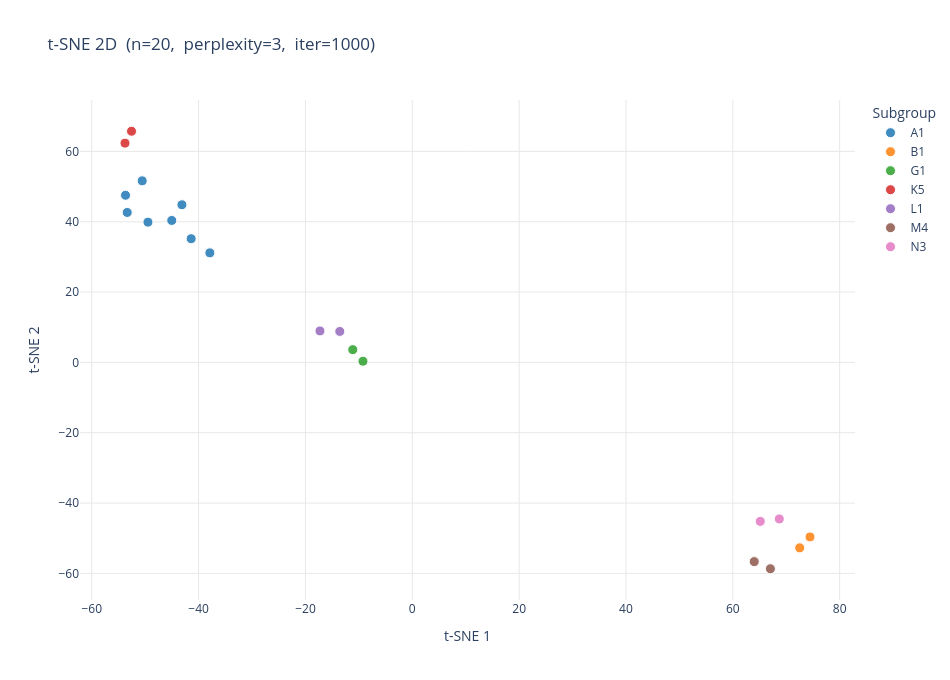

The code cell stored with this chart in its notebook:
### Code cell
plot_tsne(embeddings, result, output_path=None, dimensions=2)

### Figure 1 — Plotly figure (JSON) as saved in the notebook; plotly's stock layout.template omitted (floating-point values rounded to 4 significant figures)
{"data": [{"hovertemplate": "%{text}<extra>A1</extra>", "marker": {"color": "#1f77b4", "line": {"color": "white", "width": 1}, "opacity": 0.85, "size": 10}, "mode": "markers", "name": "A1", "text": ["images/A1/pai-SbcQ1Av0.png", "images/A1/pai-fMEceubf.png", "images/A1/pai-Ooz3Qfkt.png", "images/A1/pai-OtvXFt3d.png", "images/A1/pai-WIjTCT7r.png", "images/A1/pai-M2lh8fY1.png", "images/A1/pai-UEr840F9.png", "images/A1/pai-LsPNHYpV.png"], "type": "scatter", "x": [-43.12, -41.39, -49.49, -37.9, -53.68, -50.56, -53.37, -45.03], "y": [44.82, 35.18, 39.89, 31.15, 47.52, 51.63, 42.64, 40.37]}, {"hovertemplate": "%{text}<extra>B1</extra>", "marker": {"color": "#ff7f0e", "line": {"color": "white", "width": 1}, "opacity": 0.85, "size": 10}, "mode": "markers", "name": "B1", "text": ["images/B1/pai-V9Y63ieo.png", "images/B1/pai-5t8abaX0.png"], "type": "scatter", "x": [74.45, 72.52], "y": [-49.63, -52.73]}, {"hovertemplate": "%{text}<extra>G1</extra>", "marker": {"color": "#2ca02c", "line": {"color": "white", "width": 1}, "opacity": 0.85, "size": 10}, "mode": "markers", "name": "G1", "text": ["images/G1/pai-cY8ABgKO.png", "images/G1/pai-WoTydW6t.png"], "type": "scatter", "x": [-11.14, -9.232], "y": [3.626, 0.339]}, {"hovertemplate": "%{text}<extra>K5</extra>", "marker": {"color": "#d62728", "line": {"color": "white", "width": 1}, "opacity": 0.85, "size": 10}, "mode": "markers", "name": "K5", "text": ["images/K5/pai-fuOSVtsV.png", "images/K5/pai-Y0nOpRXA.png"], "type": "scatter", "x": [-52.56, -53.78], "y": [65.73, 62.35]}, {"hovertemplate": "%{text}<extra>L1</extra>", "marker": {"color": "#9467bd", "line": {"color": "white", "width": 1}, "opacity": 0.85, "size": 10}, "mode": "markers", "name": "L1", "text": ["images/L1/pai-QykgTYtO.png", "images/L1/pai-DRBuvf8n.png"], "type": "scatter", "x": [-17.28, -13.57], "y": [8.949, 8.811]}, {"hovertemplate": "%{text}<extra>M4</extra>", "marker": {"color": "#8c564b", "line": {"color": "white", "width": 1}, "opacity": 0.85, "size": 10}, "mode": "markers", "name": "M4", "text": ["images/M4/pai-tO1Rqxly.png", "images/M4/pai-SEi1LCSd.png"], "type": "scatter", "x": [64.01, 67.04], "y": [-56.65, -58.67]}, {"hovertemplate": "%{text}<extra>N3</extra>", "marker": {"color": "#e377c2", "line": {"color": "white", "width": 1}, "opacity": 0.85, "size": 10}, "mode": "markers", "name": "N3", "text": ["images/N3/pai-m9nBstFG.png", "images/N3/pai-2NqJx67a.png"], "type": "scatter", "x": [68.71, 65.14], "y": [-44.5, -45.2]}], "layout": {"height": 680, "legend": {"font": {"size": 12}, "title": {"text": "Subgroup"}}, "paper_bgcolor": "white", "plot_bgcolor": "white", "title": {"font": {"size": 17}, "text": "t-SNE 2D  (n=20,  perplexity=3,  iter=1000)"}, "width": 950, "xaxis": {"gridcolor": "#e8e8e8", "showgrid": true, "title": {"text": "t-SNE 1"}, "zeroline": false}, "yaxis": {"gridcolor": "#e8e8e8", "showgrid": true, "title": {"text": "t-SNE 2"}, "zeroline": false}}}
